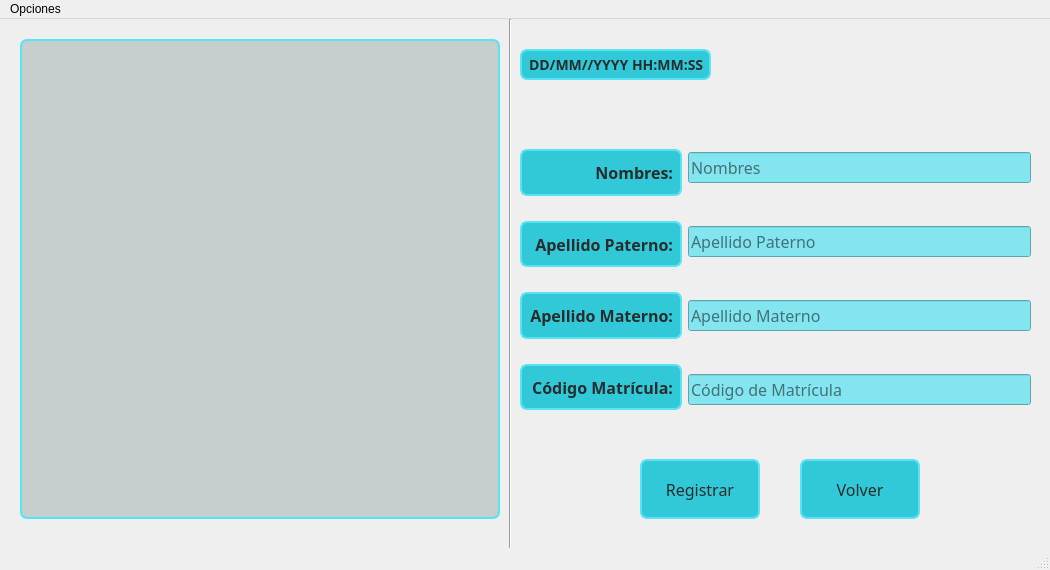
<?xml version="1.0" encoding="UTF-8"?>
<ui version="4.0">
 <class>MainWindow</class>
 <widget class="QMainWindow" name="MainWindow">
  <property name="geometry">
   <rect>
    <x>0</x>
    <y>0</y>
    <width>1050</width>
    <height>570</height>
   </rect>
  </property>
  <property name="sizePolicy">
   <sizepolicy hsizetype="Preferred" vsizetype="Preferred">
    <horstretch>0</horstretch>
    <verstretch>0</verstretch>
   </sizepolicy>
  </property>
  <property name="windowTitle">
   <string>Registro de Alumno</string>
  </property>
  <property name="styleSheet">
   <string notr="true">QPushButton:hover {
    background-color: #0277BD;
}</string>
  </property>
  <widget class="QWidget" name="centralwidget">
   <widget class="QLabel" name="imageLabel">
    <property name="geometry">
     <rect>
      <x>20</x>
      <y>20</y>
      <width>480</width>
      <height>480</height>
     </rect>
    </property>
    <property name="sizePolicy">
     <sizepolicy hsizetype="Fixed" vsizetype="Fixed">
      <horstretch>0</horstretch>
      <verstretch>0</verstretch>
     </sizepolicy>
    </property>
    <property name="styleSheet">
     <string notr="true">border-radius: 7px;
border: 2px solid #58e4f2;
background-color: rgb(198, 206, 206);</string>
    </property>
    <property name="text">
     <string/>
    </property>
   </widget>
   <widget class="Line" name="line">
    <property name="geometry">
     <rect>
      <x>470</x>
      <y>0</y>
      <width>81</width>
      <height>601</height>
     </rect>
    </property>
    <property name="orientation">
     <enum>Qt::Vertical</enum>
    </property>
   </widget>
   <widget class="QLabel" name="timeNowLabel">
    <property name="geometry">
     <rect>
      <x>520</x>
      <y>30</y>
      <width>191</width>
      <height>31</height>
     </rect>
    </property>
    <property name="font">
     <font>
      <family>Archivo SemiBold</family>
      <pointsize>-1</pointsize>
      <weight>75</weight>
      <bold>true</bold>
     </font>
    </property>
    <property name="layoutDirection">
     <enum>Qt::RightToLeft</enum>
    </property>
    <property name="styleSheet">
     <string notr="true">font-size: 14px;
font-family: Archivo SemiBold;
font-weight: bold;
color:#272d2d;
background-color: #31c8d8;
padding: 3px;
border-radius: 7px;
border: 2px solid #58e4f2;</string>
    </property>
    <property name="text">
     <string>DD/MM//YYYY HH:MM:SS</string>
    </property>
    <property name="alignment">
     <set>Qt::AlignLeading|Qt::AlignLeft|Qt::AlignVCenter</set>
    </property>
   </widget>
   <widget class="QPushButton" name="registerButton">
    <property name="geometry">
     <rect>
      <x>640</x>
      <y>440</y>
      <width>120</width>
      <height>60</height>
     </rect>
    </property>
    <property name="font">
     <font>
      <family>Archivo SemiBold</family>
      <pointsize>-1</pointsize>
      <weight>50</weight>
      <bold>false</bold>
     </font>
    </property>
    <property name="statusTip">
     <string>Registrar estudiante</string>
    </property>
    <property name="styleSheet">
     <string notr="true">    background-color: #29B6F6;
    color: #FFFFFF;
    border-radius: 8px;
    padding: 10px 20px;
    font-size: 16px;
    font-weight: normal;
    border: none;
font-size: 16px;
font-family: Archivo SemiBold;
color:#272d2d;
background-color: #31c8d8;
padding: 3px;
border-radius: 7px;
border: 2px solid #58e4f2;</string>
    </property>
    <property name="text">
     <string>Registrar</string>
    </property>
   </widget>
   <widget class="QPushButton" name="backButton">
    <property name="geometry">
     <rect>
      <x>800</x>
      <y>440</y>
      <width>120</width>
      <height>60</height>
     </rect>
    </property>
    <property name="font">
     <font>
      <family>Archivo SemiBold</family>
      <pointsize>-1</pointsize>
      <weight>50</weight>
      <bold>false</bold>
     </font>
    </property>
    <property name="statusTip">
     <string>Volver a la pantalla principal</string>
    </property>
    <property name="styleSheet">
     <string notr="true">    background-color: #29B6F6;
    color: #FFFFFF;
    border-radius: 8px;
    padding: 10px 20px;
    font-size: 16px;
    font-weight: normal;
    border: none;
font-size: 16px;
font-family: Archivo SemiBold;
color:#272d2d;
background-color: #31c8d8;
padding: 3px;
border-radius: 7px;
border: 2px solid #58e4f2;</string>
    </property>
    <property name="text">
     <string>Volver</string>
    </property>
   </widget>
   <widget class="QWidget" name="layoutWidget">
    <property name="geometry">
     <rect>
      <x>520</x>
      <y>130</y>
      <width>511</width>
      <height>261</height>
     </rect>
    </property>
    <layout class="QHBoxLayout" name="horizontalLayout_2" stretch="2,10">
     <item>
      <layout class="QHBoxLayout" name="horizontalLayout">
       <item>
        <layout class="QVBoxLayout" name="verticalLayout">
         <property name="spacing">
          <number>25</number>
         </property>
         <item>
          <widget class="QLabel" name="nameLabel">
           <property name="font">
            <font>
             <family>Archivo SemiBold</family>
             <pointsize>-1</pointsize>
             <weight>75</weight>
             <bold>true</bold>
            </font>
           </property>
           <property name="styleSheet">
            <string notr="true">font-size: 16px;
font-family: Archivo SemiBold;
font-weight: bold;
color:#272d2d;
background-color: #31c8d8;
padding: 3px;
border-radius: 7px;
border: 2px solid #58e4f2;</string>
           </property>
           <property name="text">
            <string>Nombres:</string>
           </property>
           <property name="alignment">
            <set>Qt::AlignRight|Qt::AlignTrailing|Qt::AlignVCenter</set>
           </property>
          </widget>
         </item>
         <item>
          <widget class="QLabel" name="firstSurnameLabel">
           <property name="font">
            <font>
             <family>Archivo SemiBold</family>
             <pointsize>-1</pointsize>
             <weight>75</weight>
             <bold>true</bold>
            </font>
           </property>
           <property name="styleSheet">
            <string notr="true">font-size: 16px;
font-family: Archivo SemiBold;
font-weight: bold;
color:#272d2d;
background-color: #31c8d8;
padding: 3px;
border-radius: 7px;
border: 2px solid #58e4f2;</string>
           </property>
           <property name="text">
            <string>Apellido Paterno:</string>
           </property>
           <property name="alignment">
            <set>Qt::AlignRight|Qt::AlignTrailing|Qt::AlignVCenter</set>
           </property>
          </widget>
         </item>
         <item>
          <widget class="QLabel" name="secondSurnameLabel">
           <property name="font">
            <font>
             <family>Archivo SemiBold</family>
             <pointsize>-1</pointsize>
             <weight>75</weight>
             <bold>true</bold>
            </font>
           </property>
           <property name="styleSheet">
            <string notr="true">font-size: 16px;
font-family: Archivo SemiBold;
font-weight: bold;
color:#272d2d;
background-color: #31c8d8;
padding: 3px;
border-radius: 7px;
border: 2px solid #58e4f2;</string>
           </property>
           <property name="text">
            <string>Apellido Materno:</string>
           </property>
           <property name="alignment">
            <set>Qt::AlignRight|Qt::AlignTrailing|Qt::AlignVCenter</set>
           </property>
          </widget>
         </item>
         <item>
          <widget class="QLabel" name="codeLabel">
           <property name="font">
            <font>
             <family>Archivo SemiBold</family>
             <pointsize>-1</pointsize>
             <weight>75</weight>
             <bold>true</bold>
            </font>
           </property>
           <property name="styleSheet">
            <string notr="true">font-size: 16px;
font-family: Archivo SemiBold;
font-weight: bold;
color:#272d2d;
background-color: #31c8d8;
padding: 3px;
border-radius: 7px;
border: 2px solid #58e4f2;</string>
           </property>
           <property name="text">
            <string>Código Matrícula:</string>
           </property>
           <property name="alignment">
            <set>Qt::AlignRight|Qt::AlignTrailing|Qt::AlignVCenter</set>
           </property>
          </widget>
         </item>
        </layout>
       </item>
      </layout>
     </item>
     <item>
      <layout class="QVBoxLayout" name="verticalLayout_2">
       <property name="spacing">
        <number>40</number>
       </property>
       <item>
        <widget class="QLineEdit" name="nameInput">
         <property name="font">
          <font>
           <family>Archivo Medium</family>
           <pointsize>12</pointsize>
          </font>
         </property>
         <property name="toolTip">
          <string>Ingrese su nombre</string>
         </property>
         <property name="statusTip">
          <string>Ingrese su nombre</string>
         </property>
         <property name="whatsThis">
          <string>Ingrese su nombre</string>
         </property>
         <property name="styleSheet">
          <string notr="true">background-color:#83e5ef;</string>
         </property>
         <property name="text">
          <string/>
         </property>
         <property name="dragEnabled">
          <bool>false</bool>
         </property>
         <property name="placeholderText">
          <string>Nombres</string>
         </property>
         <property name="clearButtonEnabled">
          <bool>false</bool>
         </property>
        </widget>
       </item>
       <item>
        <widget class="QLineEdit" name="firstSurnameInput">
         <property name="font">
          <font>
           <family>Archivo Medium</family>
           <pointsize>12</pointsize>
          </font>
         </property>
         <property name="statusTip">
          <string>Ingrese su Apellido Paterno</string>
         </property>
         <property name="styleSheet">
          <string notr="true">background-color:#83e5ef;
</string>
         </property>
         <property name="dragEnabled">
          <bool>false</bool>
         </property>
         <property name="placeholderText">
          <string>Apellido Paterno</string>
         </property>
        </widget>
       </item>
       <item>
        <widget class="QLineEdit" name="secondSurnameInput">
         <property name="font">
          <font>
           <family>Archivo Medium</family>
           <pointsize>12</pointsize>
          </font>
         </property>
         <property name="statusTip">
          <string>Ingrese su Apellido Materno</string>
         </property>
         <property name="styleSheet">
          <string notr="true">background-color:#83e5ef;</string>
         </property>
         <property name="dragEnabled">
          <bool>false</bool>
         </property>
         <property name="placeholderText">
          <string>Apellido Materno</string>
         </property>
        </widget>
       </item>
       <item>
        <widget class="QLineEdit" name="codeInput">
         <property name="font">
          <font>
           <family>Archivo Medium</family>
           <pointsize>12</pointsize>
          </font>
         </property>
         <property name="statusTip">
          <string>Ingrese su Cóidigo de Matrícula</string>
         </property>
         <property name="styleSheet">
          <string notr="true">background-color:#83e5ef;</string>
         </property>
         <property name="dragEnabled">
          <bool>false</bool>
         </property>
         <property name="placeholderText">
          <string>Código de Matrícula</string>
         </property>
        </widget>
       </item>
      </layout>
     </item>
    </layout>
   </widget>
   <widget class="QLabel" name="logoLabel">
    <property name="geometry">
     <rect>
      <x>920</x>
      <y>0</y>
      <width>120</width>
      <height>130</height>
     </rect>
    </property>
    <property name="styleSheet">
     <string notr="true">background-color: transparent;
    margin: 0;
    padding: 0;</string>
    </property>
    <property name="text">
     <string/>
    </property>
    <property name="pixmap">
     <pixmap resource="img.qrc">:/logomecat/logomecat_resized.png</pixmap>
    </property>
   </widget>
   <zorder>line</zorder>
   <zorder>imageLabel</zorder>
   <zorder>timeNowLabel</zorder>
   <zorder>registerButton</zorder>
   <zorder>backButton</zorder>
   <zorder>layoutWidget</zorder>
   <zorder>logoLabel</zorder>
  </widget>
  <widget class="QMenuBar" name="menubar">
   <property name="geometry">
    <rect>
     <x>0</x>
     <y>0</y>
     <width>1050</width>
     <height>21</height>
    </rect>
   </property>
   <widget class="QMenu" name="menuSalir">
    <property name="title">
     <string>Opciones</string>
    </property>
    <addaction name="actionSalir"/>
   </widget>
   <addaction name="menuSalir"/>
  </widget>
  <widget class="QStatusBar" name="statusbar"/>
  <action name="actionSalir">
   <property name="text">
    <string>Salir</string>
   </property>
  </action>
 </widget>
 <resources>
  <include location="img.qrc"/>
 </resources>
 <connections/>
</ui>
